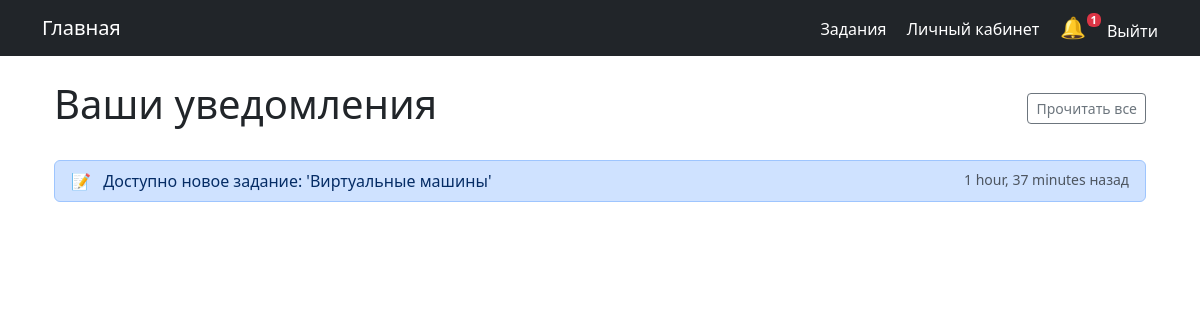
Screenshot of /notifications/ (signed in) with the database file from the repository.
### notifications/models.py (models this page shows, shortened)
class Notification(models.Model):
    user = models.ForeignKey(User, on_delete=models.CASCADE, related_name='notifications')
    message = models.CharField(max_length=255, verbose_name="Текст уведомления")
    is_read = models.BooleanField(default=False, verbose_name="Прочитано")
    created_at = models.DateTimeField(auto_now_add=True, verbose_name="Дата создания")
    url = models.CharField(max_length=200, blank=True, verbose_name="Ссылка для перехода")
    icon = models.CharField(max_length=50, default="📢", verbose_name="Иконка")
    class Meta:
        ordering = ['-created_at']
        verbose_name = 'Уведомление'
        verbose_name_plural = 'Уведомления'
    def get_absolute_url(self):
        return self.url if self.url else reverse('notifications-list')

### notifications/views.py (the view)
# urls.py: path('', NotificationListView.as_view(), name='notifications-list'),
class NotificationListView(LoginRequiredMixin, ListView):
    model = Notification
    template_name = 'notifications/list.html'
    context_object_name = 'notifications'
    paginate_by = 10
    def get_queryset(self):
        return self.request.user.notifications.all()

### notifications/context_processors.py (called while the page is built)
def unread_notifications(request):
    if request.user.is_authenticated:
        unread_notes = Notification.objects.filter(user=request.user, is_read=False)
        all_notes = Notification.objects.filter(user=request.user)
    else:
        unread_notes = []
        all_notes = []
    return {
        'unread_notes': unread_notes,
        'all_notes': all_notes,
    }

### templates/notifications/list.html (shortened to what this page needs)
{% extends 'base.html' %}
{% block content %}
<div class="container mt-4">
    <div class="d-flex justify-content-between align-items-center mb-4">
        <h1>Ваши уведомления</h1>
        <form method="post" action="{% url 'notifications-mark-all-read' %}">
            <button type="submit" class="btn btn-sm btn-outline-secondary">
                Прочитать все
            </button>
        </form>
    </div>
    <div class="list-group">
        {% for notification in notifications %}
        <a href="{{ notification.get_absolute_url }}"
           class="list-group-item list-group-item-action {% if not notification.is_read %}list-group-item-primary{% endif %}">
            <div class="d-flex justify-content-between">
                <div>
                    <span class="me-2">{{ notification.icon }}</span>
                    {{ notification.message }}
                </div>
                <small class="text-muted">{{ notification.created_at|timesince }} назад</small>
            </div>
        </a>
        {% empty %}
        <div class="alert alert-info">У вас нет уведомлений</div>
        {% endfor %}
    </div>
</div>
{% endblock %}

### rows the page displays
Notification: icon "📝", message "Доступно новое задание: 'Виртуальные машины'", created_at "1 hour, 37 minutes"

### other values shown
{{ unread_notes|length }} "1"
